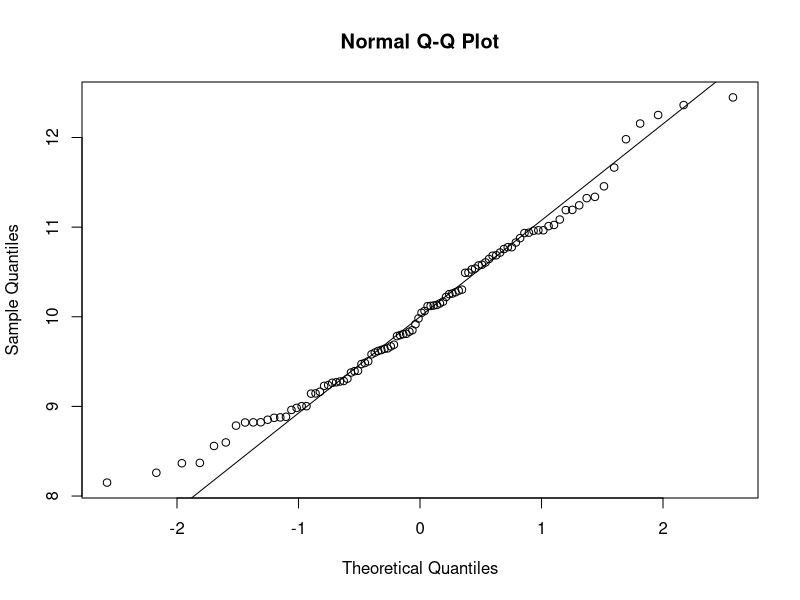
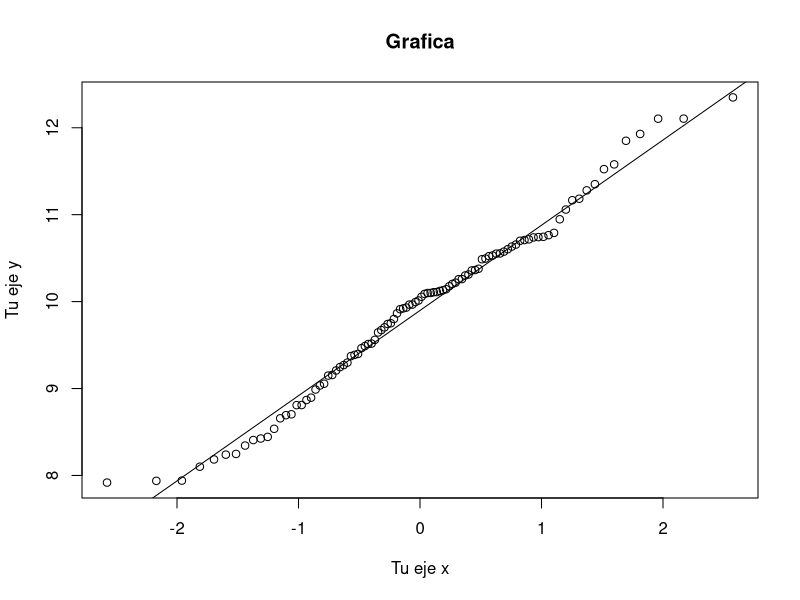
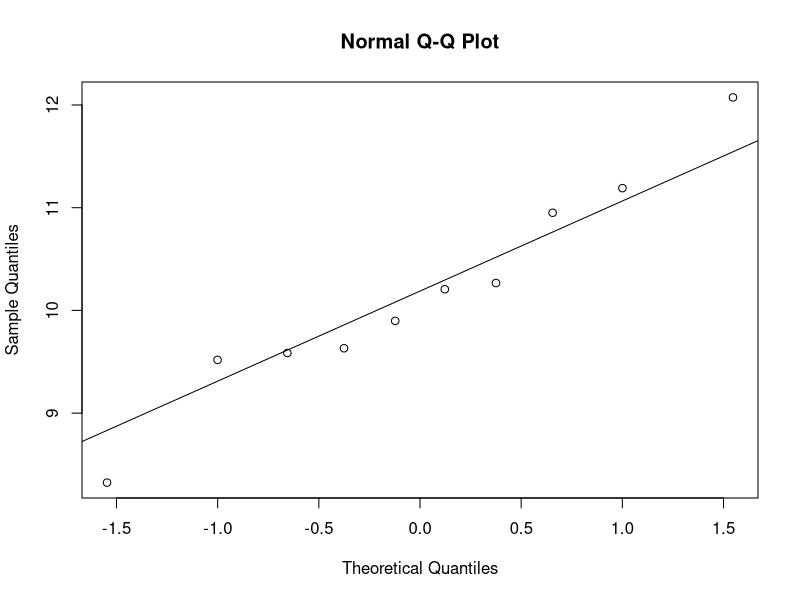
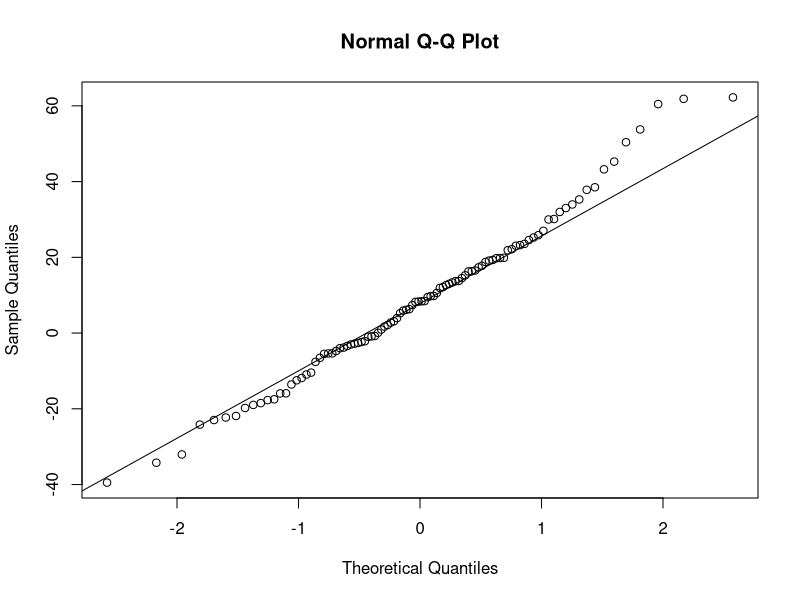
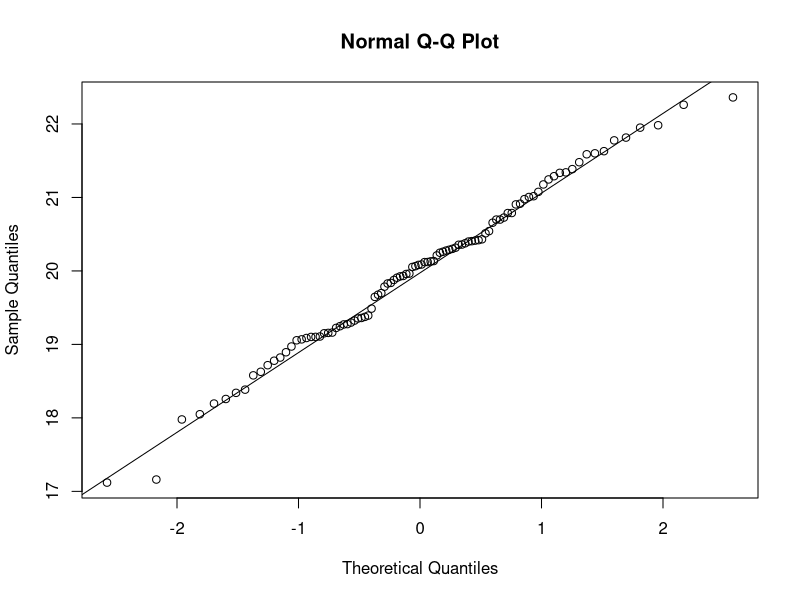
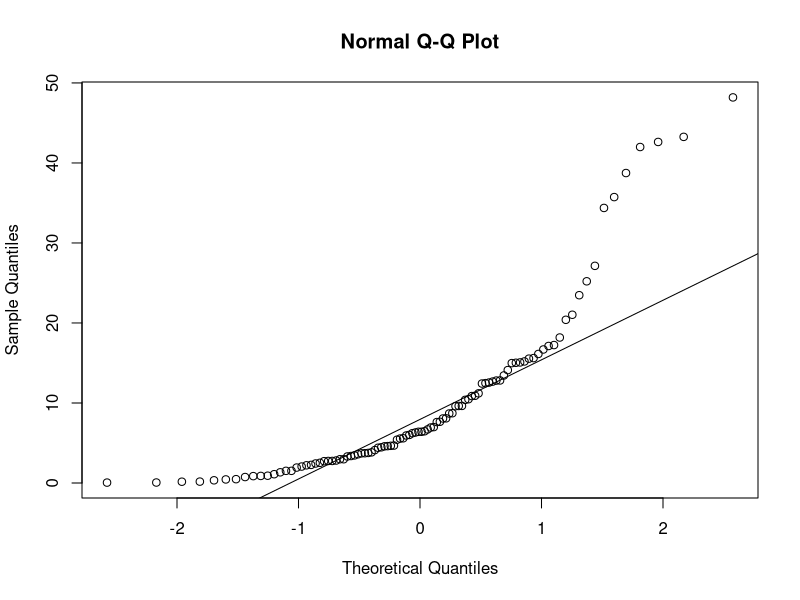
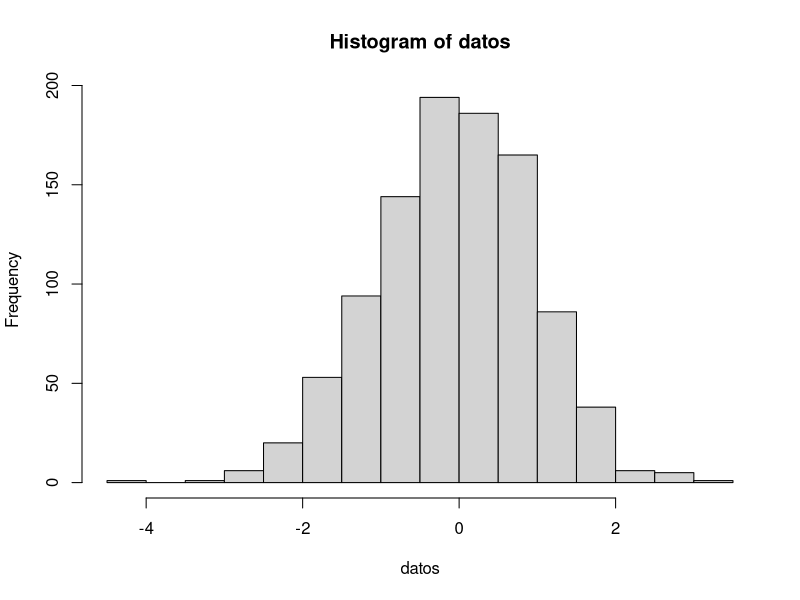
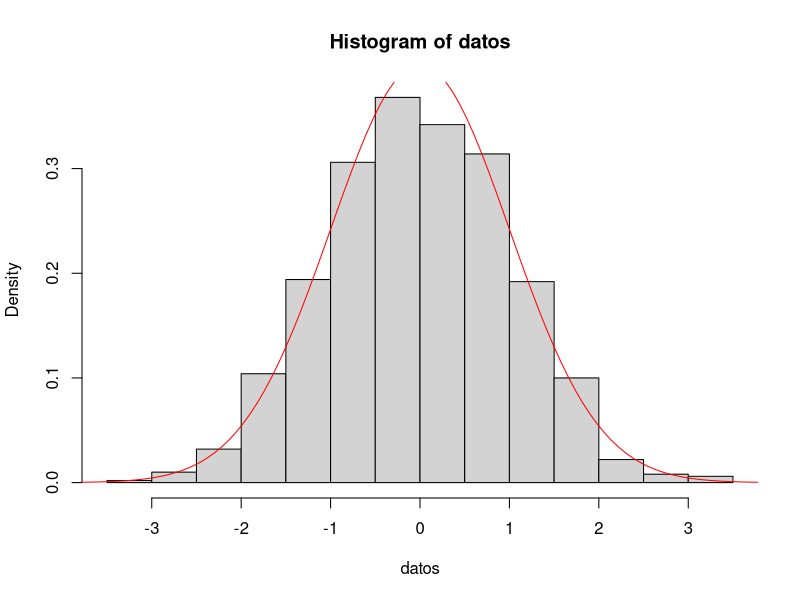

Write the R code that produced these figures, in order.
## ---- chunk 1

## ---- chunk 2
help(hist)
help(qqnorm)
help(qqline)

## ---- chunk 3
datos <- rnorm(100, mean = 10)
qqnorm(datos)
qqline(datos)
## ---- chunk 4
datos <- rnorm(100, mean = 10)
qqnorm(datos, main = "Grafica", xlab = "Tu eje x", ylab = "Tu eje y")
qqline(datos)

## ---- chunk 5
datos <- rnorm(10, mean = 10)
qqnorm(datos)
qqline(datos)

## ---- chunk 6
datos <- rnorm(100, mean = 10, sd = 20)
qqnorm(datos)
qqline(datos)


## ---- chunk 7
datos <- rnorm(100, mean = 20)
qqnorm(datos)
qqline(datos)

## ---- chunk 8
datos <- rexp(100, rate = 1/10)
qqnorm(datos)
qqline(datos)

## ---- chunk 9
datos <- rnorm(1000) #1000 muestras de una densidad normal
hist(datos)

## ---- chunk 10
datos <- rnorm(1000) # muestras normales con media 0 y var 1.
teorica <- dnorm(seq(-4,4, length=100),mean = 0, sd = 1)
hist(datos,freq = FALSE)
lines(seq(-4,4, length=100),teorica, col="red")
## ---- chunk 11
datos <- rnorm(10)
teorica <- dnorm(seq(-4,4, length=100),mean = 0, sd = 1)
hist(datos,freq = FALSE)
lines(seq(-4,4, length=100),teorica, col="red")

## ---- chunk 12

datos <- rnorm(1000, sd = 2)
teorica <- dnorm(seq(-4,4, length=100),mean = 0, sd = 2)
hist(datos,freq = FALSE)
lines(seq(-4,4, length=100),teorica, col="red")

## ---- chunk 13
N <- 10 # número de medias (es decir número de muestras)
M <- 100 # número de la longitud de cada serie de datos
medias <- numeric(N) # Vector que guardará las medias

for(i in 1:N)
{
  datos <- rnorm(M)
  medias[i] <- mean(datos)
  
}
hist(medias)
qqnorm(medias)
qqline(medias)
## ---- chunk 14
N <- 10000 # número de medias (es decir número de muestras)
M <- 100 # número de la longitud de cada serie de datos
medias <- numeric(N) # Vector que guardará las medias

for(i in 1:N)
{
  datos <- rnorm(M)
  medias[i] <- mean(datos)
  
}
hist(medias)
qqnorm(medias)
qqline(medias)


## ---- chunk 15
N <- 10000 # número de medias (es decir número de muestras)
M <- 100 # número de la longitud de cada serie de datos
medias <- numeric(N) # Vector que guardará las medias

for(i in 1:N)
{
  datos <- rexp(M, rate = 1/10)
  medias[i] <- mean(datos)
  
}
hist(medias)
qqnorm(medias)
qqline(medias)

